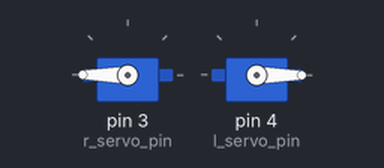
A sketch run on a simulated Arduino Uno, built with avr-gcc and run on an emulated ATmega328P. Parts: 2 × servo.

Above: at 0.05 s.
Timing chart, 0 to 5.5 s (numbered marks = the images above):
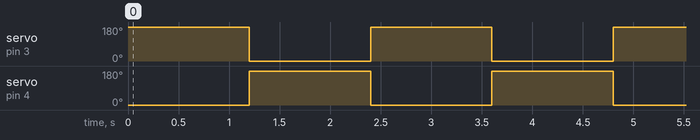

Measured:
- by itself, servo on pin 3 (r_servo_pin), servo on pin 4 (l_servo_pin): alternates 180° for 1.2 s and 0° for 1.2 s

The sketch:

servo.ino
```cpp
#include <Servo.h>

Servo r_servo;
Servo l_servo;

#define r_servo_pin 3
#define l_servo_pin 4

#define FORWARD 180
#define STOP 90
#define BACKWARD 0

#define PAUSE 1200 // 1200ms delay

void setup () {
	r_servo.attach(r_servo_pin);
	l_servo.attach(l_servo_pin);
}

void forward () {
	r_servo.write(FORWARD);
	l_servo.write(BACKWARD);
}

void reverse () {
	r_servo.write(BACKWARD);
	l_servo.write(FORWARD);
}

void stop_servo () {
	r_servo.write(STOP);
	l_servo.write(STOP);
}

void turn_left () {
	r_servo.write(FORWARD);
	l_servo.write(FORWARD);
}

void turn_right () {
	r_servo.write(BACKWARD);
	l_servo.write(FORWARD);
}

void loop () {
	forward();
	delay(PAUSE);
	reverse();
	delay(PAUSE);
#if 0
	forward();
	delay(PAUSE);
	stop_servo();
	delay(PAUSE);
	reverse();
	delay(PAUSE);
	stop_servo();
	delay(PAUSE);

	turn_left();
	delay(PAUSE);
	turn_right();
	delay(PAUSE);
#endif
}
```
